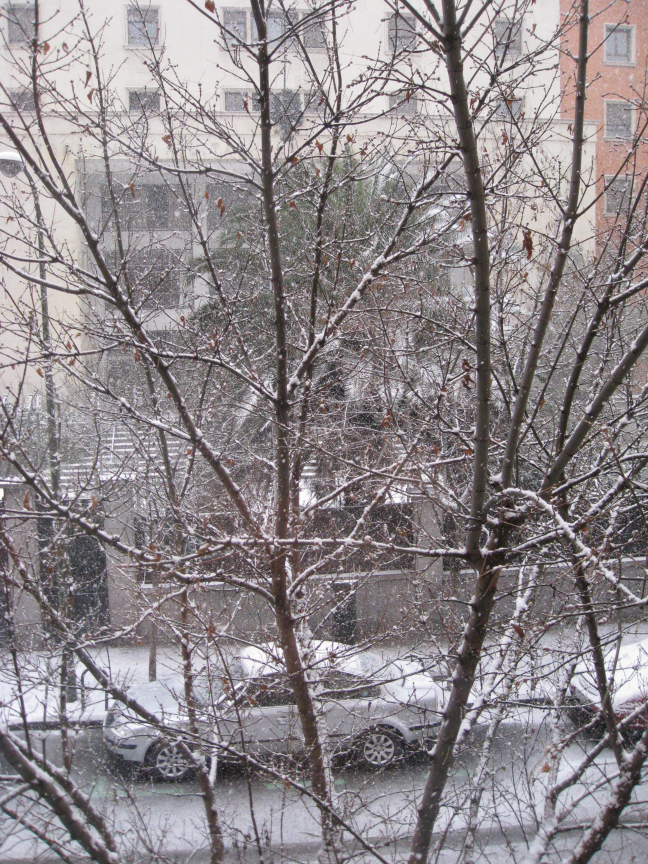
#> input picture Latex/ejemplos/nieve.jpg, 1944 x 2592 px (shown at 1/3 size)
$ python ejemplo5.py nieve.jpg
#> lines starting #> are read from the running program, lines starting #| are printed output that depends on the picture
import cv2

def doPyrDown(im):
    h, w = im.shape[:2]
    assert (w%2 == 0 and h%2 == 0)
    out= cv2.pyrDown(im)
    return out


if __name__ == '__main__':
    import sys
    try: name = sys.argv[1]
    except:
        print("Error, introduce nombre del archivo")
        sys.exit()

    img = cv2.imread(name)
#> img is the input picture: shape (2592, 1944, 3); mean B, G, R 139.4, 136.1, 142.7
    out = doPyrDown(img)
#> in doPyrDown, `out= cv2.pyrDown(im)`:
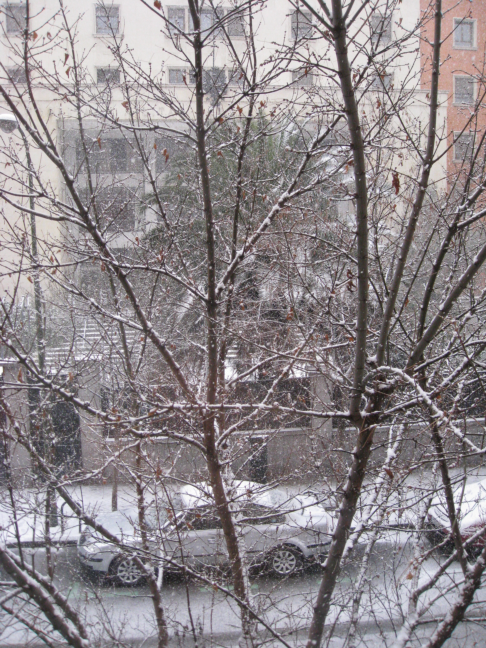
#> out: shape (1296, 972, 3) (shown at 1/2 size); mean B, G, R 139.4, 136.1, 142.7
    cv2.imshow('Example5-in',img)
    cv2.imshow("Example5-out", out)
    cv2.waitKey(0)
